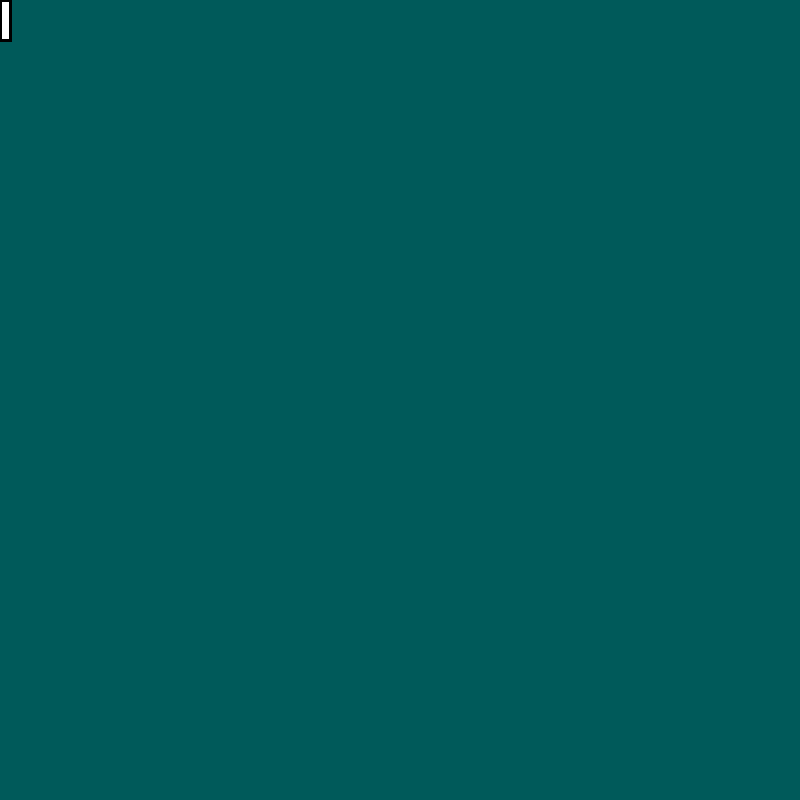
Frame 1 (no input)
Frame 60 (the mouse pressed at the canvas centre just before this capture): identical to frame 1, image omitted
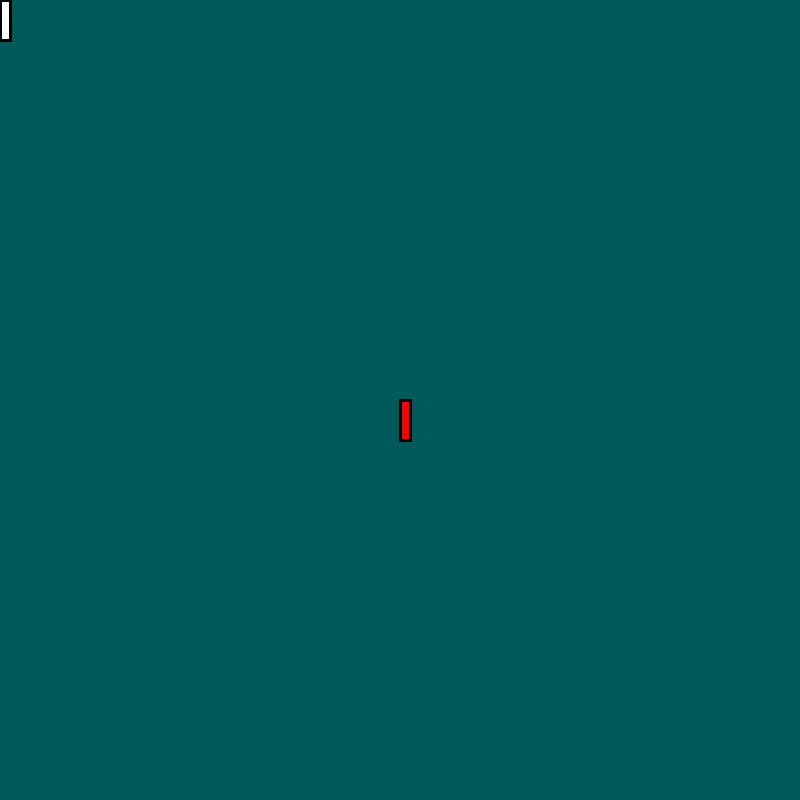
Frame 120 (the mouse held since frame 60 and released just before this capture)

The Processing sketch that drew these frames (run headless with seeded random() and noise(); from frame 60 on, the mouse is pressed at the canvas centre):

// Processing sketch: processing_89954
// ── processing_89954.pde

void setup ()
{size ( 800, 800);
strokeWeight( 3) ;
smooth() ;
background(0,90,90);}
 
 void draw ()
 {if ( mousePressed )
 { fill (500 , 0 ,0);}
 else
{fill (255 );}
rect (mouseX ,mouseY ,10, 40);}
